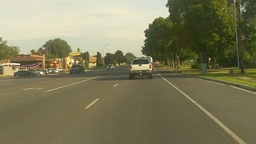
#> input picture images/output11885.jpg, 256 x 144 px, shrunk from 1920 x 1080 before the run
$ python -i cs3430_s19_hw10.py   (imports and definitions only)
#> lines starting #> are read from the running program, lines starting #| are printed output that depends on the picture
#!/usr/bin/python

import math
from PIL import Image
import numpy as np

#######################################################
# module: cs3430_s19_hw10.py
# Ryan Mecham
# A01839282
########################################################

##################### Problem 1 (4 points) ####################

## a function to convert an rgb 3-tuple to a grayscale value.
def luminosity(rgb, rcoeff=0.2126, gcoeff=0.7152, bcoeff=0.0722):
    return rcoeff*rgb[0]+gcoeff*rgb[1]+bcoeff*rgb[2]

def save_gd_edges(input_fp, output_fp, magn_thresh=20):
#> called with input_fp = 'images/output11885.jpg', output_fp = 'out.png', magn_thresh = 20
    input_image  = Image.open(input_fp)
#> input_image is the input picture: PIL image 256x144 RGB; mean R, G, B 126.7, 123.6, 92
    output_image = gd_detect_edges(input_image, magn_thresh=magn_thresh)
    output_image.save(output_fp)
    del input_image
    del output_image

def gd_detect_edges(rgb_img, magn_thresh=20):
    ## your code here
#> called with magn_thresh = 20
    width, height = rgb_img.size
#> width = 256; height = 144
    edge_img = Image.new('L',(width,height))
#> edge_img: PIL image 256x144 L; every value is 0
    # edge_img_px = rgb_img.load()
    edge_img_px = edge_img.load()
    #loop through all pixels to get gradient (start at (1,1) and go to (n-1,n-1) so the 3x3 kernel doesn't go off edge of image)
    for i in range(1, width - 1):
        for j in range(1, height - 1):
            is_edge_pixel = False
            #figure out if is edge pixel by computing gradient for kernel
            #dy = I(c,r-1) - I(c,r+1)
            #dx = I(c+1,r) - I(c-1,r)
            # ||G|| = sqrt(dy^2 + dx^2) is gradient's magnitude at I(c,r)
            #theta = arctan(dy/dx) is the gradients orientation

            #up get up pixel and compute luminosity
            px_up = rgb_img.getpixel((i,j-1))
            gs_px_up = luminosity(px_up)

            #right
            px_right = rgb_img.getpixel((i+1,j))
            gs_px_right = luminosity(px_right)

            #down
            px_down = rgb_img.getpixel((i,j+1))
            gs_px_down = luminosity(px_down)

            #left
            px_left = rgb_img.getpixel((i-1,j))
            gs_px_left = luminosity(px_left)

            #compute gradient
            dy = gs_px_up - gs_px_down
            dx = gs_px_right - gs_px_left
            gradient = math.sqrt(dy ** 2 + dx ** 2)

            if gradient >= magn_thresh:
                is_edge_pixel = True

            if is_edge_pixel:
                edge_img_px[i, j] = (255)
            else:
                edge_img_px[i, j] = (0)
    return edge_img


###################### Problem 2 (1 point) #####################

# [21 lines left out: function cosine_sim, not called in this run]

'''
>>> test_cosine_sim('img/2b_nb_09_ed.png', 'img/2b_nb_09_ed.png')
('img/2b_nb_09_ed.png', 'img/2b_nb_09_ed.png')
1.0
>>> test_cosine_sim('img/2b_nb_09_ed.png', 'img/2b_nb_10_ed.png')
('img/2b_nb_09_ed.png', 'img/2b_nb_10_ed.png')
0.512202985103
>>> test_cosine_sim('img/output11884_ed.jpg', 'img/output11885_ed.jpg')
('img/output11884_ed.jpg', 'img/output11885_ed.jpg')
0.352152693884
>>> test_cosine_sim('img/output11885_ed.jpg', 'img/output11884_ed.jpg')
('img/output11885_ed.jpg', 'img/output11884_ed.jpg')
0.352152693884
'''
# [20 lines left out: functions test_cosine_sim, euclid_sim, not called in this run]

'''
>>> test_euclid_sim('img/2b_nb_10_ed.png', 'img/2b_nb_10_ed.png')
('img/2b_nb_10_ed.png', 'img/2b_nb_10_ed.png')
0.0
>>> test_euclid_sim('img/2b_nb_09_ed.png', 'img/2b_nb_10_ed.png')
('img/2b_nb_09_ed.png', 'img/2b_nb_10_ed.png')
16981.9278941
>>> test_euclid_sim('img/2b_nb_10_ed.png', 'img/2b_nb_09_ed.png')
('img/2b_nb_10_ed.png', 'img/2b_nb_09_ed.png')
16981.9278941
'''
# [18 lines left out: functions test_euclid_sim, jaccard_sim, not called in this run]

'''
>>> test_jaccard_sim('img/2b_nb_10_ed.png', 'img/2b_nb_10_ed.png')
('img/2b_nb_10_ed.png', 'img/2b_nb_10_ed.png')
1.0
>>> test_jaccard_sim('img/2b_nb_09_ed.png', 'img/2b_nb_10_ed.png')
('img/2b_nb_09_ed.png', 'img/2b_nb_10_ed.png')
1.0
>>> test_jaccard_sim('img/2b_nb_10_ed.png', 'img/2b_nb_09_ed.png')
('img/2b_nb_10_ed.png', 'img/2b_nb_09_ed.png')
1.0
>>> test_jaccard_sim('img/output11885_ed.jpg', 'img/output11884_ed.jpg')
('img/output11885_ed.jpg', 'img/output11884_ed.jpg')
0.934065934066
>>> test_jaccard_sim('img/output11884_ed.jpg', 'img/output11885_ed.jpg')
('img/output11884_ed.jpg', 'img/output11885_ed.jpg')
0.934065934066
'''
# [25 lines left out: functions test_jaccard_sim, test_01, test_02, not called in this run]

# [22 lines not run here, left out]

>>> result = save_gd_edges('images/output11885.jpg', 'out.png')
#> in save_gd_edges, `output_image = gd_detect_edges(input_image, magn_thresh=magn_thresh)`:
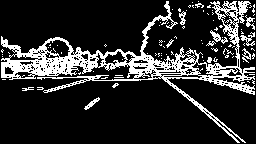
#> output_image: PIL image 256x144 L; 17.7% white in thin lines or dots

$ run again, on images/output11839.jpg
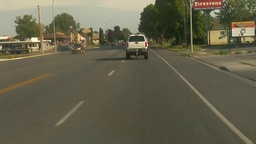
#> input picture images/output11839.jpg, 256 x 144 px, shrunk from 1920 x 1080 before the run
#> in save_gd_edges, input_image is the input picture: PIL image 256x144 RGB; mean R, G, B 100.8, 97.6, 76.5
#> edge_img: PIL image 256x144 L; every value is 0
#> in save_gd_edges, `output_image = gd_detect_edges(input_image, magn_thresh=magn_thresh)`:
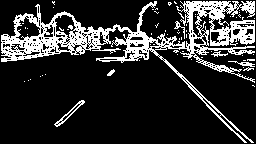
#> output_image: PIL image 256x144 L; 18.5% white in thin lines or dots
